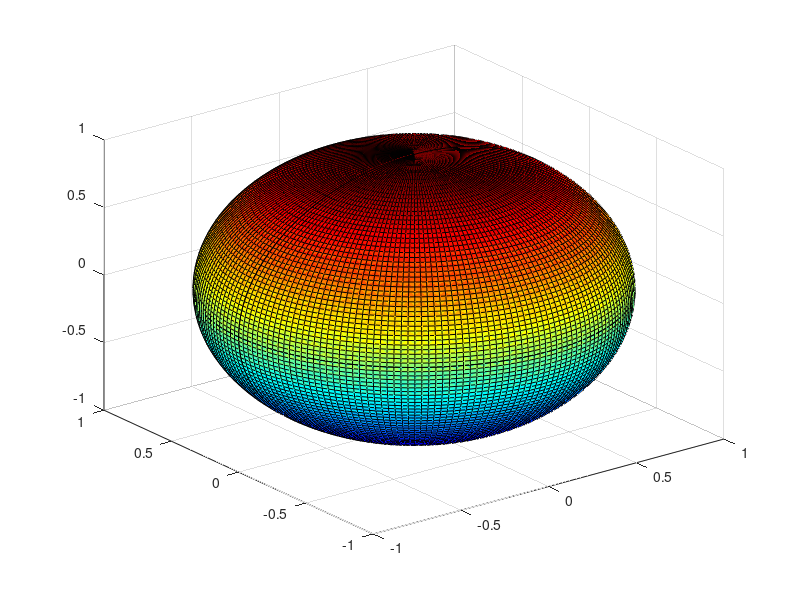

Write the MATLAB code that produced this figure.
clc
clear 
close all 

% Bai 6
u = linspace(0,2*pi,100);
v = linspace(0,2*pi,100);
[U,V] = meshgrid(u,v);
colormap('jet')
X = cos(V).*cos(U);
Y = cos(V).*sin(U);
Z = sin(V);
surf(X,Y,Z);